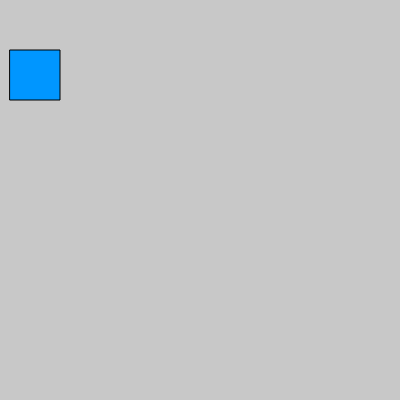
Frame 1 (no input)
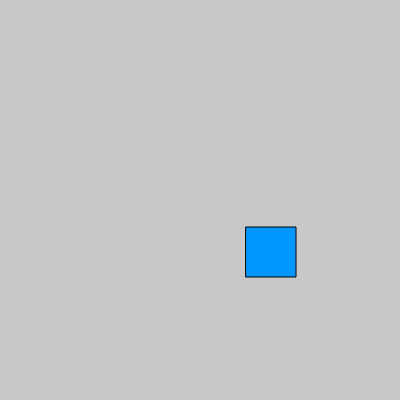
Frame 60 (no input)
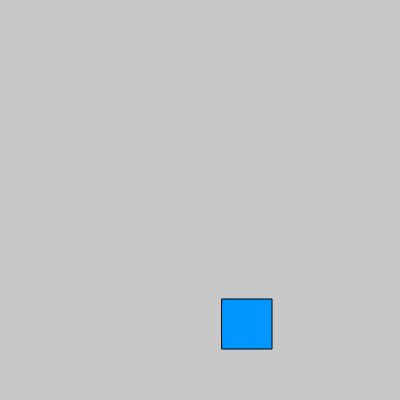
Frame 120 (the mouse pressed at the canvas centre since frame 60)

The p5.js sketch that drew these frames (run headless with seeded random() and noise() and a simulated clock; from frame 60 on, the mouse is pressed at the canvas centre):

// p5.js sketch
// ── sketch.js
let x = 10;
let y = 50;
let size = 50;

let speedX= 4;
let speedY= 3;

function setup() {
  createCanvas(400, 400);
}

function draw() {
  //  background
  background(200);

  
   //  Draw the square
  fill(0, 150, 255); // colour
  rect(x, y, size, size);
  
  //  Make it move
  x = x + speedX;
  y = y + speedY;
if (x < 0) {
    speedX = speedX * -1; // Bounce off left wall
  }
  // Right wall 
  if (x + size > width) {
    speedX = speedX * -1; // Bounce off right wall
  }

  // Top wall 
  if (y < 0) {
    speedY = speedY * -1; // Bounce off top wall
  }
  // Bottom wall 
  if (y + size > height) {
    speedY = speedY * -1; // Bounce off bottom wall
  }
}
